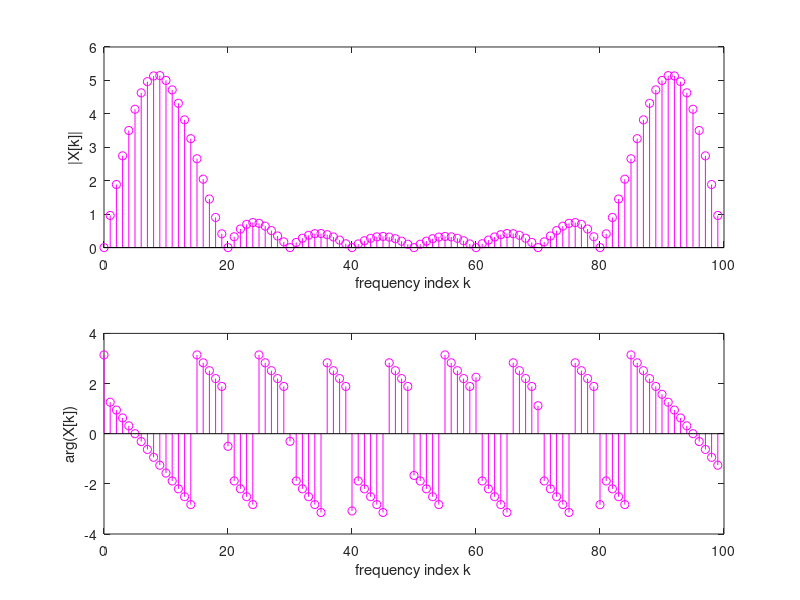

MATLAB code for this plot:
clear;
%% 1.2 come from 1.2
Length = 0.1;               
T1 = 0.01;                  % sample rate
N = Length/T1;
n = 0:1:N;
f0 = 10;
x = sin(2*pi*f0*n*T1);


%% DFT algorithm (Need to be different variable from the begin)
dft_n = 0 : length(x) - 1;
dft_N = 100;        % now is 100pt, if we want 10 then dft_N is 10
dft_k = 0 : dft_N - 1;
X = x * exp(-1j*2*pi/dft_N*(dft_n)'*dft_k);

magx = abs(X);
angx = angle(X);

%% stem the signal
figure
subplot(2,1,1);
stem(dft_k, magx, 'm');
xlabel('frequency index k');
ylabel('|X[k]|');

subplot(2,1,2);
stem(dft_k, angx, 'm');
xlabel('frequency index k');
ylabel('arg(X[k])');

%%

%%


